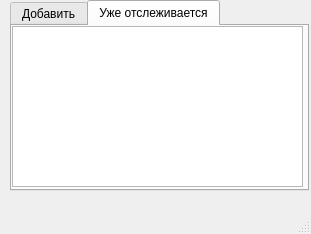
<?xml version="1.0" encoding="UTF-8"?>
<ui version="4.0">
 <class>SpyBot</class>
 <widget class="QMainWindow" name="SpyBot">
  <property name="geometry">
   <rect>
    <x>0</x>
    <y>0</y>
    <width>311</width>
    <height>234</height>
   </rect>
  </property>
  <property name="sizePolicy">
   <sizepolicy hsizetype="Preferred" vsizetype="Preferred">
    <horstretch>0</horstretch>
    <verstretch>0</verstretch>
   </sizepolicy>
  </property>
  <property name="windowTitle">
   <string>MainWindow</string>
  </property>
  <widget class="QWidget" name="centralwidget">
   <widget class="QTabWidget" name="tabWidget">
    <property name="geometry">
     <rect>
      <x>10</x>
      <y>0</y>
      <width>299</width>
      <height>191</height>
     </rect>
    </property>
    <property name="sizePolicy">
     <sizepolicy hsizetype="Minimum" vsizetype="Minimum">
      <horstretch>0</horstretch>
      <verstretch>0</verstretch>
     </sizepolicy>
    </property>
    <property name="currentIndex">
     <number>1</number>
    </property>
    <widget class="QWidget" name="tab">
     <attribute name="title">
      <string>Добавить</string>
     </attribute>
     <widget class="QLabel" name="label">
      <property name="geometry">
       <rect>
        <x>10</x>
        <y>10</y>
        <width>223</width>
        <height>13</height>
       </rect>
      </property>
      <property name="sizePolicy">
       <sizepolicy hsizetype="Maximum" vsizetype="Maximum">
        <horstretch>0</horstretch>
        <verstretch>0</verstretch>
       </sizepolicy>
      </property>
      <property name="text">
       <string>Выберете номенклатуру для отслеживания</string>
      </property>
     </widget>
     <widget class="QComboBox" name="comboBoxChooseNom">
      <property name="geometry">
       <rect>
        <x>10</x>
        <y>30</y>
        <width>281</width>
        <height>21</height>
       </rect>
      </property>
      <property name="sizePolicy">
       <sizepolicy hsizetype="Minimum" vsizetype="Minimum">
        <horstretch>0</horstretch>
        <verstretch>0</verstretch>
       </sizepolicy>
      </property>
      <property name="layoutDirection">
       <enum>Qt::LeftToRight</enum>
      </property>
     </widget>
     <widget class="QPushButton" name="pushButtonAddItem">
      <property name="geometry">
       <rect>
        <x>130</x>
        <y>130</y>
        <width>161</width>
        <height>23</height>
       </rect>
      </property>
      <property name="sizePolicy">
       <sizepolicy hsizetype="Maximum" vsizetype="Maximum">
        <horstretch>0</horstretch>
        <verstretch>0</verstretch>
       </sizepolicy>
      </property>
      <property name="text">
       <string>Добавить к отслеживанию</string>
      </property>
     </widget>
     <widget class="QLineEdit" name="lineEditAddWBId">
      <property name="geometry">
       <rect>
        <x>10</x>
        <y>80</y>
        <width>113</width>
        <height>20</height>
       </rect>
      </property>
     </widget>
     <widget class="QLabel" name="label_2">
      <property name="geometry">
       <rect>
        <x>10</x>
        <y>60</y>
        <width>281</width>
        <height>16</height>
       </rect>
      </property>
      <property name="sizePolicy">
       <sizepolicy hsizetype="Maximum" vsizetype="Maximum">
        <horstretch>0</horstretch>
        <verstretch>0</verstretch>
       </sizepolicy>
      </property>
      <property name="text">
       <string>Введите один артикул ВБ или несколько через &quot;,&quot;</string>
      </property>
     </widget>
    </widget>
    <widget class="QWidget" name="tab_2">
     <attribute name="title">
      <string>Уже отслеживается</string>
     </attribute>
     <widget class="QPushButton" name="pushButton_2">
      <property name="geometry">
       <rect>
        <x>150</x>
        <y>170</y>
        <width>131</width>
        <height>23</height>
       </rect>
      </property>
      <property name="text">
       <string>Удалить</string>
      </property>
     </widget>
     <widget class="QColumnView" name="columnViewAlreadySpy">
      <property name="geometry">
       <rect>
        <x>0</x>
        <y>0</y>
        <width>291</width>
        <height>161</height>
       </rect>
      </property>
     </widget>
    </widget>
   </widget>
  </widget>
  <widget class="QMenuBar" name="menubar">
   <property name="geometry">
    <rect>
     <x>0</x>
     <y>0</y>
     <width>311</width>
     <height>22</height>
    </rect>
   </property>
  </widget>
  <widget class="QStatusBar" name="statusbar"/>
 </widget>
 <resources/>
 <connections/>
</ui>
